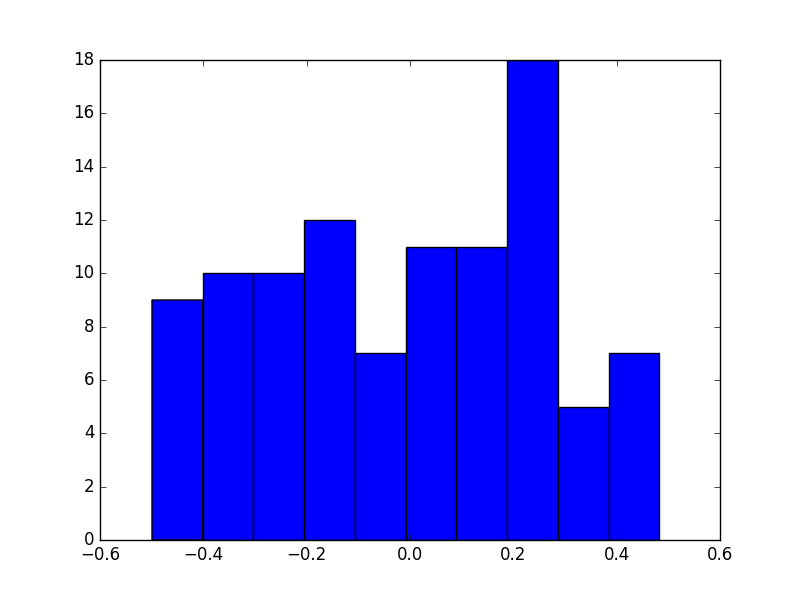

Reproduce this figure in Python.

# Exerc. 01) a)

import matplotlib.pyplot as plt
import numpy as np

# create 100 values between 0 and 1
x = np.random.rand(100)
# do the values between -0.5 and 0.5
x = x - 0.5

print("values of x: ")
print(x)

plt.hist(x)

plt.show()
